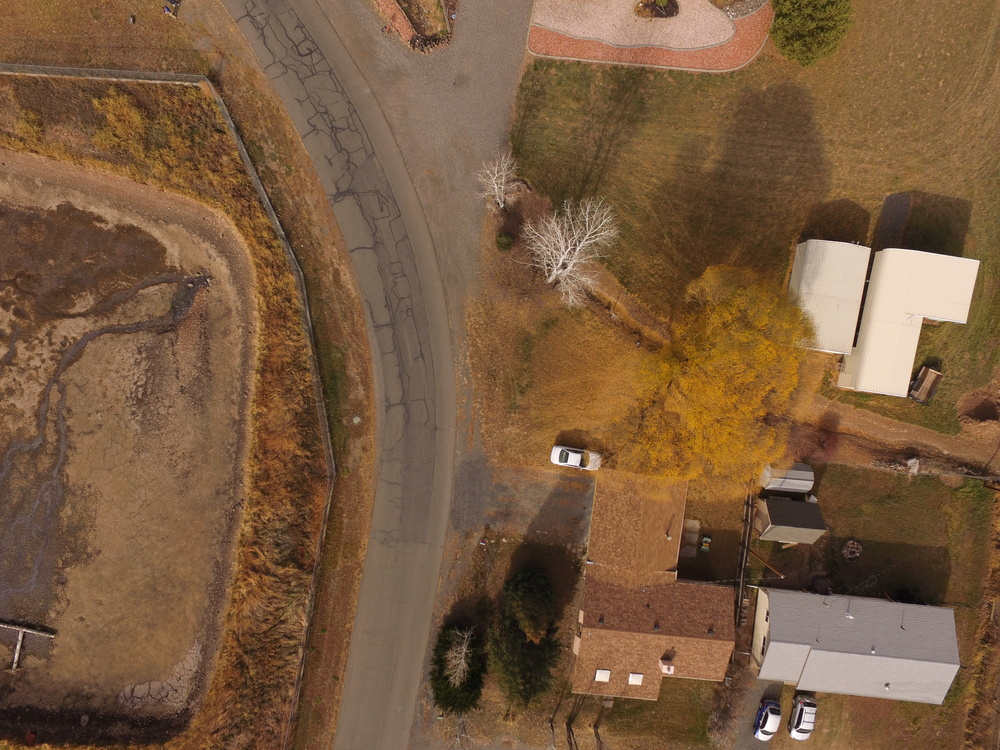
#> input picture test/DJI_0001.jpg, 1000 x 750 px; its folder holds 4 pictures in this run
$ python ortho_script.py
#> lines starting #> are read from the running program, lines starting #| are printed output that depends on the picture
import cv2
import numpy as np
import glob
import uuid
from tqdm import tqdm


def detect_and_describe(image):
    """ detect_and_describe(image) - возвращает ключевые точки и дескрипторы

            1. Создание дескриптора
                    Описание локальной области вокруг ключевой точки.

            2. Разделение на подрегионы:
                    Окрестность 16×16 пикселей делится на 4×4 субрегиона (всего 16).

            3. Гистограммы градиентов:
                    Для каждого субрегиона строится 8-бинная гистограмма ориентаций (всего 16×8=128 элементов).

            4. Нормализация:
                    Вектор дескриптора нормализуется для устойчивости к изменению освещения. Значения обрезаются до 0.2 для снижения влияния шума.

            Возвращаемые значения

                Kp (KeyPoints):
                    Список объектов cv2. KeyPoint с полями:
                    pt (x, y) — координаты.
                    Size Диаметр значимой области.
                    Angle Ориентация в градусах.
                    Response Сила отклика (чем выше, тем значимее точка).
                    Octave Номер октавы, где обнаружена точка.

                Des (Descriptors):
                    Массив NumPy формы (N, 128), где N — число ключевых точек.
                    Тип данных: np.float32.
                    Пример дескриптора: [0.1, 0.05, ..., 0.2] (нормированные значения). """
    gray = cv2.cvtColor(image, cv2.COLOR_BGR2GRAY) # Переводим изображение в тона серого для оптимизации работы ( sift принимает только одноцветное )

    sift = cv2.SIFT_create() # Инициализируем sift детектор, который будет искать ключевые точки и дескрипторы

    kp, des = sift.detectAndCompute(gray, None) # Это алгоритм для обнаружения и описания локальных особенностей изображения,
                                                                                  # независимо от масштаба, поворота, освещения и искажений

    return kp, des

def match_descriptors(des1, des2):
    """ Функция использует метод Brute-Force Matcher
            На вход поступают два дескриптора (локальная область точки) : первый дескриптор с первой картинки, второй - со второй.
            Перебираются все возможные пары дескрипторов, но выбирается только с наименьшим расстоянием между ними.
            """
    bf = cv2.BFMatcher()  #Создание собственно Brute-Force Matcher
    matches = bf.knnMatch(des1, des2, k=2)  #Поиск двух ближайших соседей для каждого дескриптора
    good = []

    """ фильтр, который отбирает ближайший дескриптор, расстояние до которого
    хотя бы на 25% меньше, чем до второго (помогает в отсеивании ложных совпадений)
    В самом конце возвращается список из “хороших” дескрипторов."""

    for m, n in matches:
       if m.distance < 0.6 * n.distance:
           good.append(m)
    return good

def find_homography(kp1, kp2, matches):
    """ find_homography ищет матрицу гомографии ( матрицу 3х3, которая отображает точки
    одного изображения на соответствующие точки другого изображения,
    учитывая поворот, масштаб и т.д. ) """

    if len(matches) < 4: # Для вычисления гомографии требуется минимум 4 пары точек (8 уравнений для 8 степеней свободы матрицы 3x3)
        return None

    """
    Извлекаются координаты совпадающих точек, которые функция получала на вход
            queryIdx — индекс точки из первого изображения
            trainIdx — индекс точки из второго изображения
    Точки преобразуются в массив np.float32 (требование OpenCV).
    Изменяется форма массива до (N, 1, 2)
    """
    src_pts = np.float32([kp1[m.queryIdx].pt for m in matches]).reshape(-1, 1, 2)
    dst_pts = np.float32([kp2[m.trainIdx].pt for m in matches]).reshape(-1, 1, 2)
    H, _ = cv2.findHomography(src_pts, dst_pts, cv2.RANSAC, 15.0)
    return H

def combine_images(img1, img2, H):
    """ Функция объединяет два изображения (img1 и img2) в панораму с
         использованием матрицы гомографии H, которая описывает преобразование между ними. """

    h1, w1 = img1.shape[:2]  # h1(height), w1(weight) – высота и ширина 1-го изображения.
    h2, w2 = img2.shape[:2]  # h2, w2 – высота и ширина 2-го изображения

    corners = np.float32([[0, 0], [0, h2], [w2, h2], [w2, 0]]).reshape(-1, 1, 2)
    # создание массива, содержащего координаты четырех углов изображения img2 в виде точек с плавающей точкой. (для perspectiveTransform)

    warped_corners = cv2.perspectiveTransform(corners, H)
    # Применяем матрицу гомографии H к углам img2

    all_corners = np.concatenate((warped_corners,
                                  np.float32([[0, 0], [w1, 0], [0, h1], [w1, h1]]).reshape(-1, 1, 2)),
                                 axis=0)  # Объединяем преобразованные углы img2 с углами img1

    [x_min, y_min] = np.int32(np.min(all_corners, axis=(0, 1)) - 1)
    [x_max, y_max] = np.int32(np.max(all_corners, axis=(0, 1)) + 1)
    # вычисление границ панорамы

    translation = np.array([[1, 0, -x_min],
                            [0, 1, -y_min],
                            [0, 0, 1]])
    # создание матрицы трансляции

    warped_img2 = cv2.warpPerspective(img2, translation.dot(H),
                                      (x_max - x_min, y_max - y_min))
    # Применение преобразования к img2

    panorama = np.zeros((y_max - y_min, x_max - x_min, 3), dtype=np.uint8)
    # Создание пустого полотна для панорамы

    panorama[-y_min:h1 - y_min, -x_min:w1 - x_min] = img1
    # Размещение img1 в панораме

    mask = warped_img2 > 0
    # Создание маски для warped_img2

    panorama[mask] = warped_img2[mask]
    # Наложение warped_img2 на панораму

    return panorama

def stitch_images(images):
    if len(images) < 1: # Обрабатка случая, когда нет изображений
        return None

    result = images[0] # Берем первое изображение как базовое
    for i in tqdm(range(1, len(images)), desc="Stitching images"): # Прогресс бар
        # Вычисляем ключевые точки и дескрипторы для текущего и результирующего изображения
        kp1, des1 = detect_and_describe(result)
        kp2, des2 = detect_and_describe(images[i])

        matches = match_descriptors(des1, des2) # Сравниваем дескрипторы
        if len(matches) < 4: # Меньше 4 недостаточно для вычисления гомографии
            print(f"Not enough matches for image {i + 1}")
            continue

        H = find_homography(kp1, kp2, matches) # Вычисляем гомографию для текущей пары изображений
        if H is None:
            print(f"Homography failed for image {i + 1}")
            continue

        H_inv = np.linalg.inv(H) # Инвертируем матрицу гомографии для учета перспективы текущего базового изображения
        result = combine_images(result, images[i], H_inv) # Объединяем изображения с учетом гомографии
        # Полученное изображение становится базовым для следующей итерации

    return result

if __name__ == "__main__":
    images = []
    for img_path in sorted(glob.glob('test/*.JPG')): # Считываем изображения из указанной директории
        img = cv2.imread(img_path)
#> img is the input picture: shape (750, 1000, 3); mean B, G, R 63.6, 91.1, 121.4
        if img is not None:
            images.append(img)
        else:
            print(f"Error loading: {img_path}")

    if len(images) < 2:
        print("Need at least 2 images")
    else:
        # Генерируем уникальное имя файла для сохранения результата
        unique_filename = f'panorama_result_{uuid.uuid4().hex}.jpg'
        panorama = stitch_images(images)
#> the loop in stitch_images, `for i in tqdm(range(1, len(images)), desc="Stitching images"):` made 3 passes
#> pass 1, in detect_and_describe, `gray = cv2.cvtColor(image, cv2.COLOR_BGR2GRAY)`:
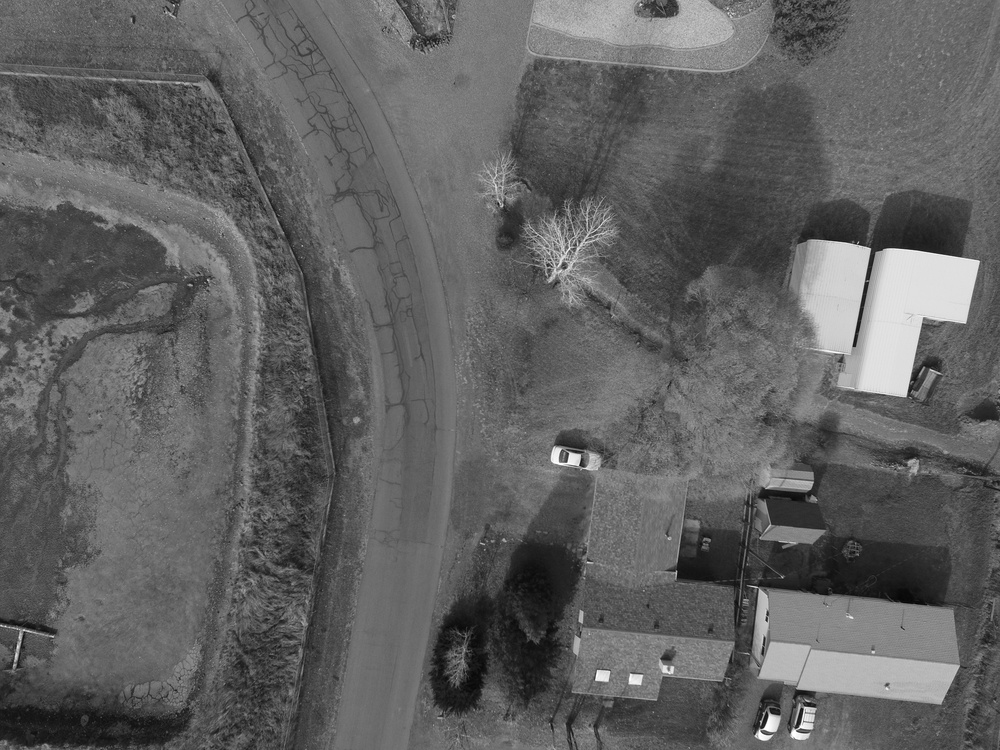
#> gray: shape (750, 1000); min 1, max 255, mean 97
#> pass 1, in detect_and_describe (call 2), `gray = cv2.cvtColor(image, cv2.COLOR_BGR2GRAY)`:
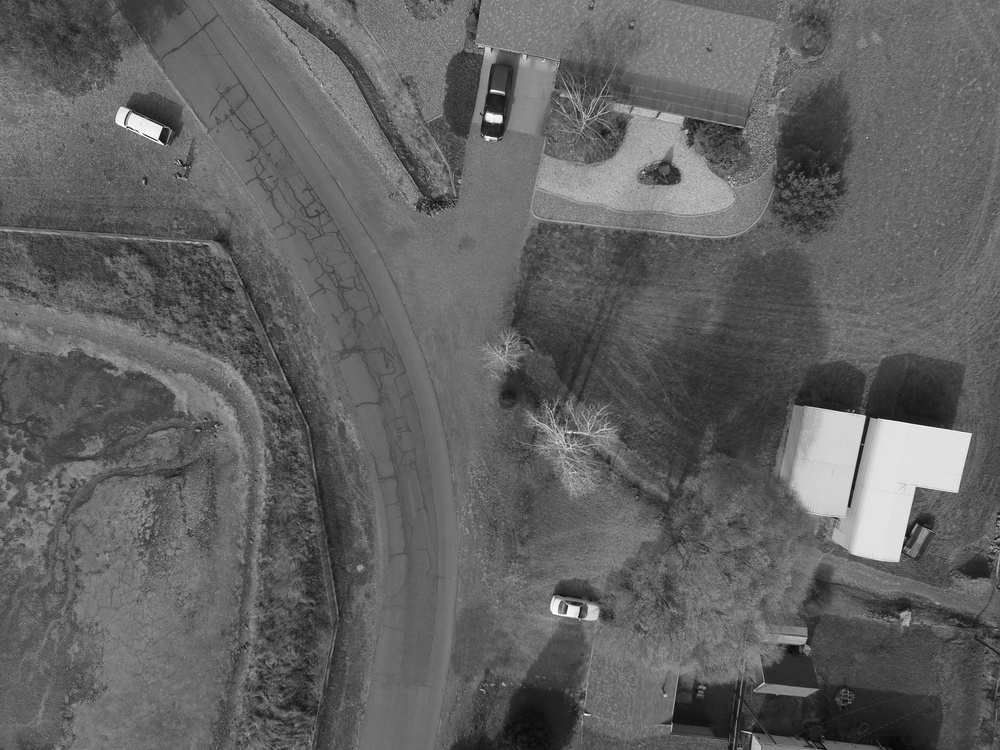
#> gray: shape (750, 1000); min 5, max 255, mean 98
#> pass 1, in combine_images, `warped_img2 = cv2.warpPerspective(img2, translation.dot(H), (x_max - x..`:
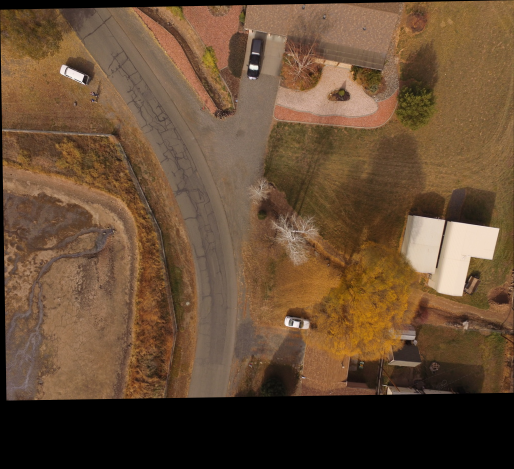
#> warped_img2: shape (937, 1028, 3) (shown at 1/2 size); mean B, G, R 53, 76.5, 102.2
#> pass 1, in combine_images, `mask = warped_img2 > 0`:
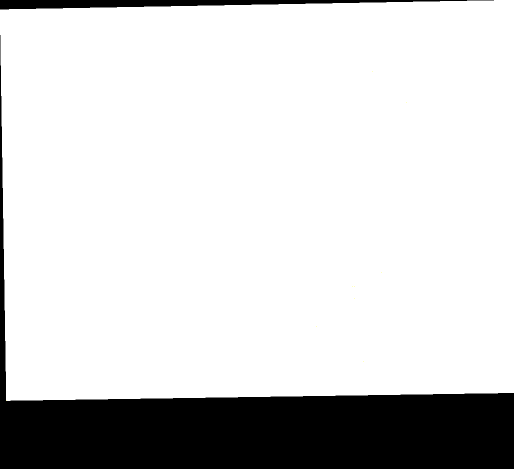
#> mask: shape (937, 1028, 3) bool (shown at 1/2 size); mean B, G, R 0.832, 0.832, 0.832
#> after the loop in stitch_images, `for i in tqdm(range(1, len(images)), desc="Stitching images"):`:
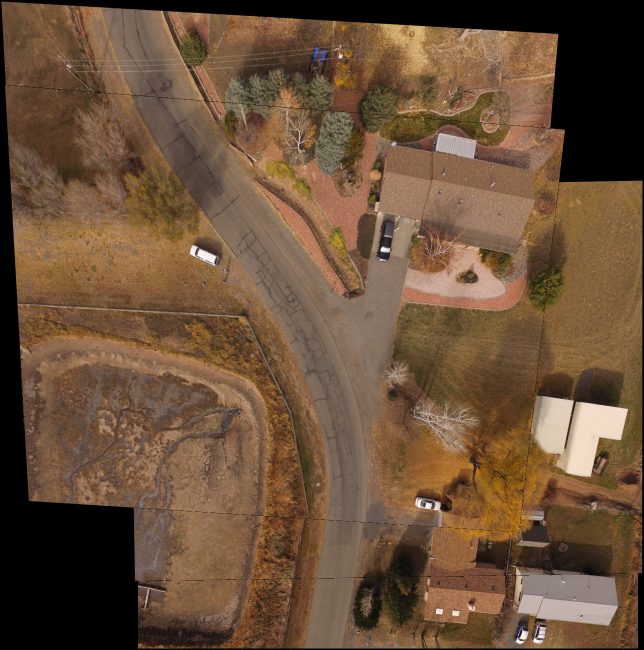
#> result: shape (1300, 1287, 3) (shown at 1/2 size); mean B, G, R 57.8, 81, 107.4
        if panorama is not None:
            cv2.imwrite(unique_filename, panorama)
            print(f"Panorama saved as {unique_filename}")
#| Panorama saved as panorama_result_7e13540dc80c4cd39dfd1c73d060047b.jpg
        else:
            print("Panorama creation failed")
